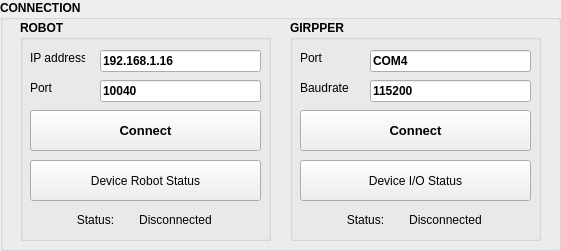
   <widget class="QGroupBox" name="gr_Connection">
    <property name="geometry">
     <rect>
      <x>30</x>
      <y>10</y>
      <width>561</width>
      <height>251</height>
     </rect>
    </property>
    <property name="font">
     <font>
      <weight>75</weight>
      <bold>true</bold>
     </font>
    </property>
    <property name="title">
     <string>CONNECTION</string>
    </property>
    <property name="flat">
     <bool>false</bool>
    </property>
    <property name="checkable">
     <bool>false</bool>
    </property>
    <widget class="QGroupBox" name="gr_Robot">
     <property name="geometry">
      <rect>
       <x>20</x>
       <y>20</y>
       <width>251</width>
       <height>221</height>
      </rect>
     </property>
     <property name="title">
      <string>ROBOT</string>
     </property>
     <widget class="QLabel" name="lb_Connect_Disconnect">
      <property name="geometry">
       <rect>
        <x>100</x>
        <y>190</y>
        <width>111</width>
        <height>20</height>
       </rect>
      </property>
      <property name="font">
       <font>
        <weight>50</weight>
        <bold>false</bold>
       </font>
      </property>
      <property name="lineWidth">
       <number>0</number>
      </property>
      <property name="text">
       <string>Disconnected</string>
      </property>
      <property name="alignment">
       <set>Qt::AlignCenter</set>
      </property>
     </widget>
     <widget class="QLabel" name="lb_Port">
      <property name="geometry">
       <rect>
        <x>10</x>
        <y>60</y>
        <width>55</width>
        <height>16</height>
       </rect>
      </property>
      <property name="font">
       <font>
        <weight>50</weight>
        <bold>false</bold>
       </font>
      </property>
      <property name="text">
       <string>Port</string>
      </property>
     </widget>
     <widget class="QLabel" name="lb_IP">
      <property name="geometry">
       <rect>
        <x>10</x>
        <y>30</y>
        <width>55</width>
        <height>16</height>
       </rect>
      </property>
      <property name="font">
       <font>
        <weight>50</weight>
        <bold>false</bold>
       </font>
      </property>
      <property name="text">
       <string>IP address</string>
      </property>
     </widget>
     <widget class="QPushButton" name="btn_Robot_ConDis">
      <property name="geometry">
       <rect>
        <x>10</x>
        <y>90</y>
        <width>231</width>
        <height>41</height>
       </rect>
      </property>
      <property name="font">
       <font>
        <pointsize>10</pointsize>
       </font>
      </property>
      <property name="text">
       <string>Connect</string>
      </property>
     </widget>
     <widget class="QLineEdit" name="txt_IP">
      <property name="geometry">
       <rect>
        <x>80</x>
        <y>30</y>
        <width>161</width>
        <height>22</height>
       </rect>
      </property>
      <property name="text">
       <string>192.168.1.16</string>
      </property>
      <property name="alignment">
       <set>Qt::AlignLeading|Qt::AlignLeft|Qt::AlignVCenter</set>
      </property>
     </widget>
     <widget class="QLineEdit" name="txt_Port">
      <property name="geometry">
       <rect>
        <x>80</x>
        <y>60</y>
        <width>161</width>
        <height>22</height>
       </rect>
      </property>
      <property name="text">
       <string>10040</string>
      </property>
     </widget>
     <widget class="QLabel" name="lb_Status_Connect">
      <property name="geometry">
       <rect>
        <x>50</x>
        <y>190</y>
        <width>51</width>
        <height>20</height>
       </rect>
      </property>
      <property name="font">
       <font>
        <weight>50</weight>
        <bold>false</bold>
       </font>
      </property>
      <property name="lineWidth">
       <number>0</number>
      </property>
      <property name="text">
       <string>Status:</string>
      </property>
      <property name="alignment">
       <set>Qt::AlignCenter</set>
      </property>
     </widget>
     <widget class="QPushButton" name="btn_Device_Robot">
      <property name="geometry">
       <rect>
        <x>10</x>
        <y>140</y>
        <width>231</width>
        <height>41</height>
       </rect>
      </property>
      <property name="font">
       <font>
        <pointsize>9</pointsize>
        <weight>50</weight>
        <bold>false</bold>
       </font>
      </property>
      <property name="text">
       <string>Device Robot Status</string>
      </property>
     </widget>
    </widget>
    <widget class="QGroupBox" name="gr_Gripper">
     <property name="geometry">
      <rect>
       <x>290</x>
       <y>20</y>
       <width>251</width>
       <height>221</height>
      </rect>
     </property>
     <property name="title">
      <string>GIRPPER</string>
     </property>
     <widget class="QLabel" name="lb_Connect_Disconnect_">
      <property name="geometry">
       <rect>
        <x>100</x>
        <y>190</y>
        <width>111</width>
        <height>20</height>
       </rect>
      </property>
      <property name="font">
       <font>
        <weight>50</weight>
        <bold>false</bold>
       </font>
      </property>
      <property name="lineWidth">
       <number>0</number>
      </property>
      <property name="text">
       <string>Disconnected</string>
      </property>
      <property name="alignment">
       <set>Qt::AlignCenter</set>
      </property>
     </widget>
     <widget class="QLineEdit" name="txt_Baudrate">
      <property name="geometry">
       <rect>
        <x>80</x>
        <y>60</y>
        <width>161</width>
        <height>22</height>
       </rect>
      </property>
      <property name="text">
       <string>115200</string>
      </property>
     </widget>
     <widget class="QLabel" name="lb_Status_Connect_">
      <property name="geometry">
       <rect>
        <x>50</x>
        <y>190</y>
        <width>51</width>
        <height>20</height>
       </rect>
      </property>
      <property name="font">
       <font>
        <weight>50</weight>
        <bold>false</bold>
       </font>
      </property>
      <property name="lineWidth">
       <number>0</number>
      </property>
      <property name="text">
       <string>Status:</string>
      </property>
      <property name="alignment">
       <set>Qt::AlignCenter</set>
      </property>
     </widget>
     <widget class="QPushButton" name="btn_Serial_ConDis">
      <property name="geometry">
       <rect>
        <x>10</x>
        <y>90</y>
        <width>231</width>
        <height>41</height>
       </rect>
      </property>
      <property name="font">
       <font>
        <pointsize>10</pointsize>
        <weight>75</weight>
        <bold>true</bold>
       </font>
      </property>
      <property name="text">
       <string>Connect</string>
      </property>
     </widget>
     <widget class="QLineEdit" name="txt_Port_">
      <property name="geometry">
       <rect>
        <x>80</x>
        <y>30</y>
        <width>161</width>
        <height>22</height>
       </rect>
      </property>
      <property name="text">
       <string>COM4</string>
      </property>
      <property name="alignment">
       <set>Qt::AlignLeading|Qt::AlignLeft|Qt::AlignVCenter</set>
      </property>
     </widget>
     <widget class="QLabel" name="lb_Port_">
      <property name="geometry">
       <rect>
        <x>10</x>
        <y>30</y>
        <width>55</width>
        <height>16</height>
       </rect>
      </property>
      <property name="font">
       <font>
        <weight>50</weight>
        <bold>false</bold>
       </font>
      </property>
      <property name="text">
       <string>Port</string>
      </property>
     </widget>
     <widget class="QLabel" name="lb_Baudrate">
      <property name="geometry">
       <rect>
        <x>10</x>
        <y>60</y>
        <width>55</width>
        <height>16</height>
       </rect>
      </property>
      <property name="font">
       <font>
        <weight>50</weight>
        <bold>false</bold>
       </font>
      </property>
      <property name="text">
       <string>Baudrate</string>
      </property>
     </widget>
     <widget class="QPushButton" name="btn_Device_IO">
      <property name="geometry">
       <rect>
        <x>10</x>
        <y>140</y>
        <width>231</width>
        <height>41</height>
       </rect>
      </property>
      <property name="font">
       <font>
        <pointsize>9</pointsize>
        <weight>50</weight>
        <bold>false</bold>
       </font>
      </property>
      <property name="text">
       <string>Device I/O Status</string>
      </property>
     </widget>
    </widget>
   </widget>
